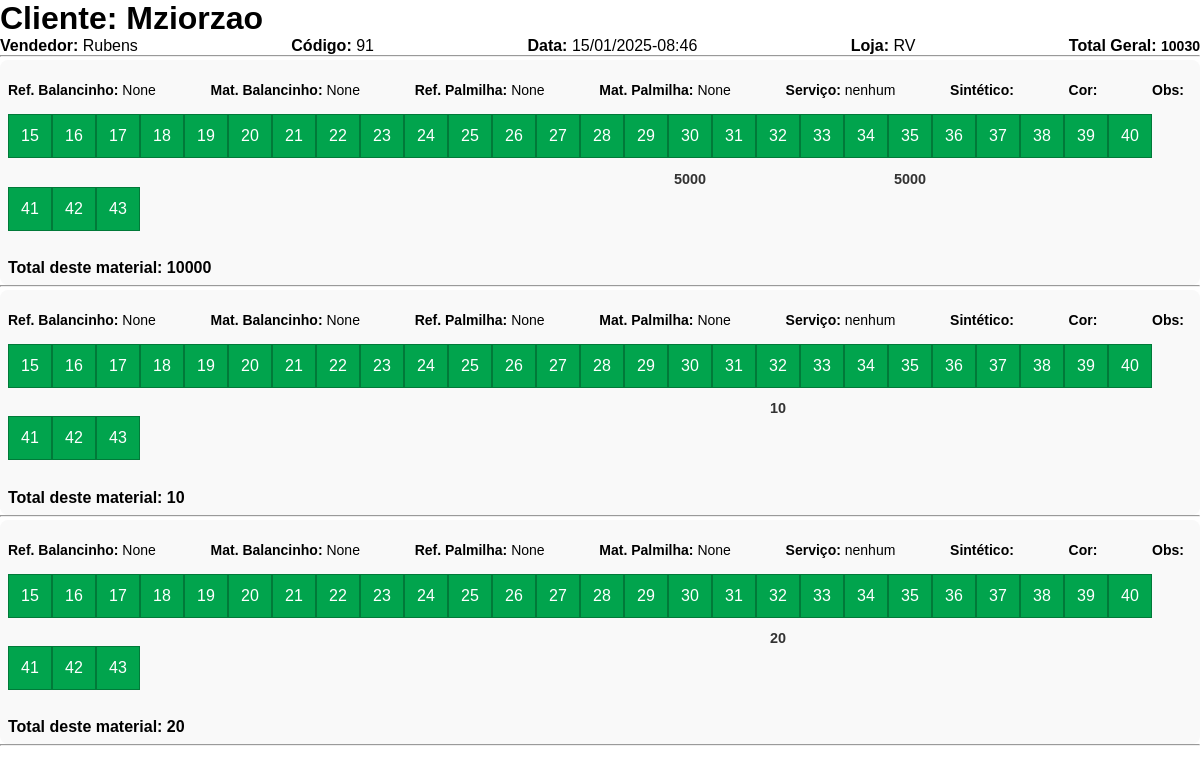
The app's page /imprimir/91/ (signed in) with its own data.
### pedidos/models.py (models this page shows, shortened)
class Pedido(models.Model):
    STATUS_CHOICES = [
        ('Pendente', 'Pendente'),
        ('Em Produção', 'Em Produção'),
        ('Pedido Finalizado', 'Pedido Finalizado'),
        ('Cliente em Espera', 'Cliente em Espera'),
        ('Cancelado', 'Cancelado'),
        ('Pedido Separado','Pedido Separado'),
        ('Reposição pendente', 'Reposição pendente')
    ]
    cliente = models.CharField(max_length=100)
    vendedor = models.ForeignKey(Vendedor, on_delete=models.CASCADE)
    data = models.DateTimeField(auto_now_add=True)
    status = models.CharField(max_length=50, choices=STATUS_CHOICES, default='Pendente')

class PedidoItem(models.Model):
    pedido = models.ForeignKey(Pedido, on_delete=models.CASCADE, related_name='itens')
    produto = models.ForeignKey(Produto, on_delete=models.CASCADE)
    quantidade = models.IntegerField()
    tamanho = models.IntegerField(null=True, blank=True)
    ref_balancinho = models.CharField(max_length=50, null=True, blank=True)
    mat_balancinho = models.CharField(max_length=50, null=True, blank=True)
    ref_palmilha = models.CharField(max_length=50, null=True, blank=True)
    mat_palmilha = models.CharField(max_length=50, null=True, blank=True)
    tamanho_palmilha = models.CharField(max_length=50, default='0')
    TIPO_SERVICO_CHOICES = [
        ('nenhum', 'Nenhum'),
        ('subpalmilha', 'Subpalmilha'),
        ('costura', 'Costura'),
    ]
    tipo_servico = models.CharField(
        max_length=20,
        choices=TIPO_SERVICO_CHOICES,
        default='nenhum'
    )
    sintetico = models.CharField(max_length=50, null=True, blank=True)
    cor = models.CharField(max_length=50, null=True, blank=True)
    obs = models.TextField(max_length=90,null=True, blank=True)

### vendedor/models.py (models this page shows, shortened)
class Vendedor(models.Model):
    nome = models.CharField(max_length=100)
    loja = models.CharField(max_length=100)
    codigo = models.CharField(max_length=20, unique=True)

### produto/models.py (models this page shows, shortened)
class Produto(models.Model):
    nome = models.CharField(max_length=100)
    codigo = models.CharField(max_length=50, unique=True)
    subpalmilha = models.BooleanField(default=False, null=True, blank=True)

### pedidos/views.py (the view)
# urls.py: path('imprimir/<int:pedido_id>/', views.imprimir_pedido, name='imprimir_pedido'),
@login_required
def imprimir_pedido(request, pedido_id):
    pedido = get_object_or_404(Pedido, id=pedido_id)
    tamanhos = range(15, 44)
    return render(request, 'pedidos/imprimir.html', {
        'pedido': pedido,
        'tamanhos': tamanhos
    })

### templates/pedidos/imprimir.html (shortened to what this page needs)
{% load static %}
{% block extra_css %}
<link rel="stylesheet" href="{% static 'css/imprimir.css' %}">
{% endblock extra_css %}
{% block content %}
<div class="pedido-imprimir">
  <h1>Cliente: {{ pedido.cliente }}</h1>
  <div class="detalhes-pedido">
    <p><strong>Vendedor:</strong> {{ pedido.vendedor.nome }}</p>
    <p><strong>Código:</strong> {{ pedido.id }}</p>
    <p><strong>Data:</strong> {{ pedido.data|date:"d/m/Y-H:i" }}</p>
    <p><strong>Loja:</strong> {{ pedido.vendedor.loja }}</p>
    <p><strong>Total Geral:</strong> <span id="total-geral">0</span></p>
  </div>
  <hr>
  {% regroup pedido.itens.all by produto as itens_por_produto %}
  {% for grupo in itens_por_produto %}
    <div class="pedido-item">
      <div class="pedidos">
          <span class="campo"><b>Ref. Balancinho:</b> {{ grupo.list.0.ref_balancinho }}</span>
          <span class="campo"><b>Mat. Balancinho:</b> {{ grupo.list.0.mat_balancinho }}</span>
          <span class="campo"><b>Ref. Palmilha:</b> {{ grupo.list.0.ref_palmilha }}</span>
          <span class="campo"><b>Mat. Palmilha:</b> {{ grupo.list.0.mat_palmilha }}</span>
          <span class="campo"><b>Serviço:</b> {{ grupo.list.0.tipo_servico }}</span>
          <span class="campo"><b>Sintético:</b> {{ grupo.list.0.sintetico }}</span>
          <span class="campo"><b>Cor:</b> {{ grupo.list.0.cor }}</span>
          <span class="campo"><b>Obs:</b> {{ grupo.list.0.obs }}</span>
      </div>
      <div class="container containerQuadradinhos">
        {% for tamanho in tamanhos %}
          <div class="botao-container">
            <button class="botao">{{ tamanho }}</button>
            <div class="numero" contenteditable="false">
              {% for item in grupo.list %}
                {% if item.tamanho == tamanho %}
                  {{ item.quantidade }}
                {% endif %}
              {% endfor %}
            </div>
          </div>
        {% endfor %}
      </div>
    </div>
    <hr>
  {% endfor %}
</div>
{% endblock content %}

### static/css/imprimir.css (style rules this page uses)
* { margin: 0; padding: 0; box-sizing: border-box; font-family: var(--font-family); }
.detalhes-pedido { display: flex; flex-direction: row; justify-content: space-between; }
.campo { font-weight: bold; margin-bottom: 0.5rem; }
.pedido-item { background-color: #f9f9f9; padding: 0.5rem; border-radius: 8px; margin-top: 0.2rem; }
.pedidos { display: flex; align-items: center; gap: 1rem; }
.containerQuadradinhos { display: flex; flex-wrap: wrap; margin-top: 0.5rem; }
.containerQuadradinhos button { width: 44px; height: 44px; background-color: var(--secondary-color); color: white; border-color: #017a39; font-size: 1rem; cursor: pointer; transition: background-color 0.3s ease, transform 0.2s ease; }
.campo { margin-top: 1em; font-weight: 100; }
span { font-size: 14px; font-weight: bold; }
.pedidos { display: flex; flex-direction: row; justify-content: space-between; gap: 0.5em; margin: 0em 0.5em 0.5em 0em; }
.container { display: flex; flex-wrap: wrap; justify-content: flex-start; margin-bottom: 1em; }
.botao-container { text-align: center; display: flex; flex-direction: column; align-items: center; gap: 0.5em; }
.botao , .adicionarPedido, .removerPedido, .adicionarInfantil { width: 49px; height: 49px; background-color: #4CAF50; color: white; border: none; cursor: pointer; font-size: 18px; }
.botao { border: 1px solid #0a7b17; }
.numero { font-size: 20px; color: #333; font-weight: bold; }
.containerQuadradinhos { display: flex; flex-wrap: wrap; }
.botao-container { text-align: center; display: flex; flex-direction: column; align-items: center; }
.botao { width: 40px; height: 40px; background-color: #f0f0f0; border: 1px solid #ccc; font-size: 0.9em; cursor: default; }
.numero { font-size: 0.9em; margin-top: 0.3em; }

### records on screen
Pedido: cliente "Mziorzao", vendedor.nome "Rubens", id "91", data "15/01/2025-08:46", vendedor.loja "RV"
Produto: list.0.ref_balancinho "None", list.0.mat_balancinho "None", list.0.ref_palmilha "None", list.0.mat_palmilha "None", list.0.tipo_servico "nenhum", tamanhos "15" "16" "17" "18" "19" "20" "21" "22" "23" "24" "25" "26" "27" "28" "29" "30" "31" "32" "33" "34" "35" "36" "37" "38" "39" "40" "41" "42" "43"
PedidoItem: quantidade "5000"
PedidoItem: quantidade "5000"
Produto: list.0.ref_balancinho "None", list.0.mat_balancinho "None", list.0.ref_palmilha "None", list.0.mat_palmilha "None", list.0.tipo_servico "nenhum", tamanhos "15" "16" "17" "18" "19" "20" "21" "22" "23" "24" "25" "26" "27" "28" "29" "30" "31" "32" "33" "34" "35" "36" "37" "38" "39" "40" "41" "42" "43"
PedidoItem: quantidade "10"
Produto: list.0.ref_balancinho "None", list.0.mat_balancinho "None", list.0.ref_palmilha "None", list.0.mat_palmilha "None", list.0.tipo_servico "nenhum", tamanhos "15" "16" "17" "18" "19" "20" "21" "22" "23" "24" "25" "26" "27" "28" "29" "30" "31" "32" "33" "34" "35" "36" "37" "38" "39" "40" "41" "42" "43"
PedidoItem: quantidade "20"
